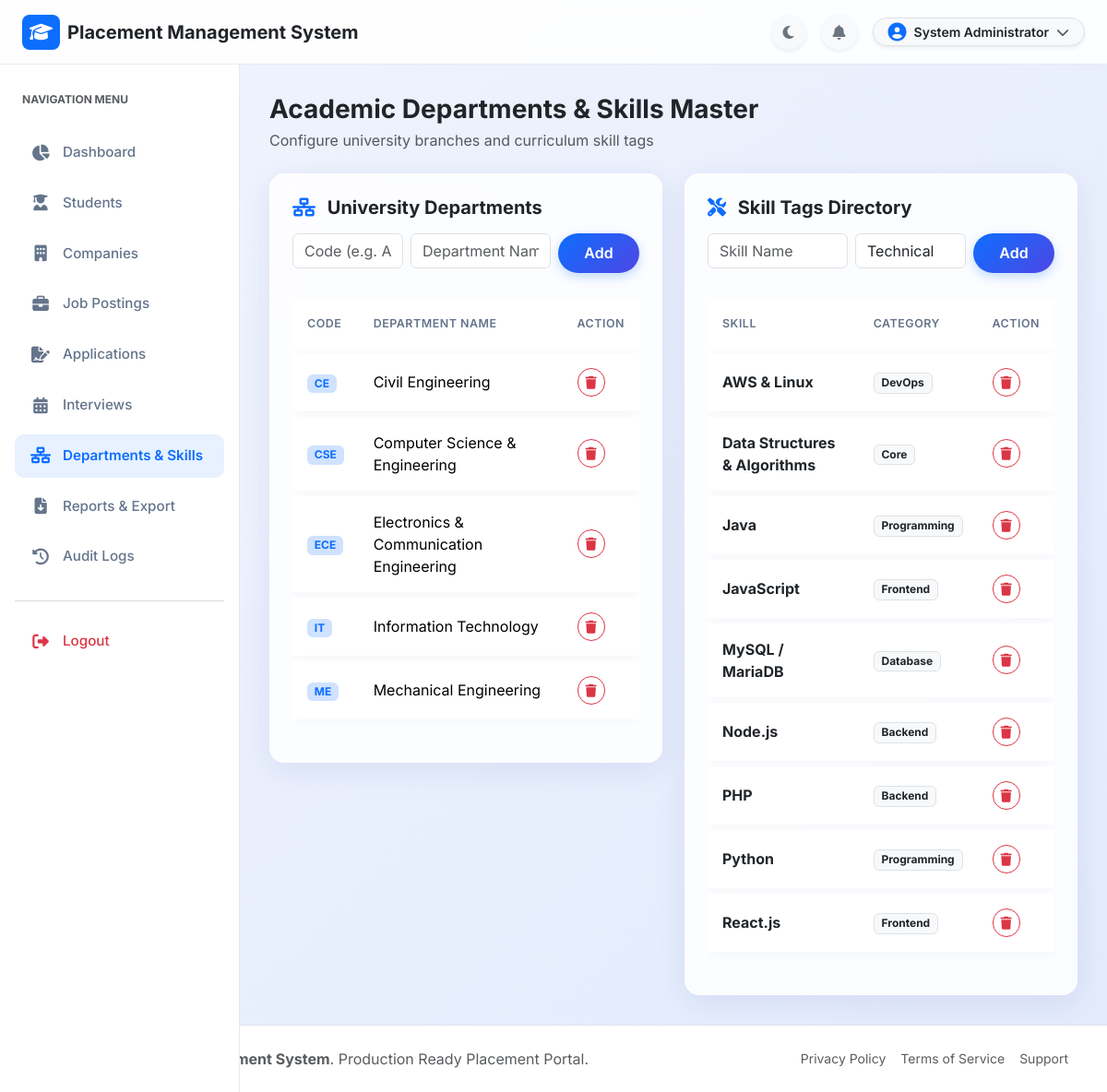
/admin/departments.php (signed in), run on the app's committed database.
### tables this page shows
CREATE TABLE IF NOT EXISTS `departments` (
  `id` INT AUTO_INCREMENT PRIMARY KEY,
  `code` VARCHAR(20) NOT NULL UNIQUE,
  `name` VARCHAR(100) NOT NULL,
  `created_at` TIMESTAMP DEFAULT CURRENT_TIMESTAMP
);

CREATE TABLE IF NOT EXISTS `skills` (
  `id` INT AUTO_INCREMENT PRIMARY KEY,
  `name` VARCHAR(50) NOT NULL UNIQUE,
  `category` VARCHAR(50) DEFAULT 'Technical',
  `created_at` TIMESTAMP DEFAULT CURRENT_TIMESTAMP
);

### admin/departments.php (the view, shortened to what this page needs)
<?php
require_once __DIR__ . '/../config/database.php';
$departments = $conn->query("SELECT * FROM departments ORDER BY code ASC")->fetch_all(MYSQLI_ASSOC);
$skills = $conn->query("SELECT * FROM skills ORDER BY name ASC")->fetch_all(MYSQLI_ASSOC);
require_once __DIR__ . '/../includes/header.php';
require_once __DIR__ . '/../includes/navbar.php';
?>
<div class="app-layout">
    <?php require_once __DIR__ . '/../includes/sidebar.php'; ?>
    <main class="app-main">
        <div class="mb-4">
            <h3 class="fw-bold text-dark mb-1">Academic Departments & Skills Master</h3>
            <p class="text-muted mb-0">Configure university branches and curriculum skill tags</p>
        </div>
        <div class="row g-4">
            <div class="col-lg-6">
                <div class="glass-card p-4">
                    <h5 class="fw-bold text-dark mb-3"><i class="fas fa-network-wired text-primary me-2"></i> University Departments</h5>
                    <form method="POST" action="departments.php" class="row g-2 mb-4">
                        <div class="col-4">
                            <input type="text" name="code" class="form-control" placeholder="Code (e.g. AI)" required>
                        </div>
                        <div class="col-5">
                            <input type="text" name="name" class="form-control" placeholder="Department Name" required>
                        </div>
                        <div class="col-3">
                            <button type="submit" class="btn btn-primary-custom w-100 rounded-pill">Add</button>
                        </div>
                    </form>
                    <div class="table-responsive">
                        <table class="table table-custom align-middle">
                            <thead>
                                <tr>
                                    <th>Code</th>
                                    <th>Department Name</th>
                                    <th>Action</th>
                                </tr>
                            </thead>
                            <tbody>
                                <?php foreach ($departments as $d): ?>
                                    <tr>
                                        <td><span class="badge bg-primary-subtle text-primary fw-bold"><?php echo htmlspecialchars($d['code']); ?></span></td>
                                        <td><?php echo htmlspecialchars($d['name']); ?></td>
                                        <td>
                                            <a href="departments.php?delete_dept=<?php echo $d['id']; ?>" onclick="return confirm('Delete department?');" class="btn btn-sm btn-outline-danger rounded-pill">
                                                <i class="fas fa-trash"></i>
                                            </a>
                                        </td>
                                    </tr>
                                <?php endforeach; ?>
                            </tbody>
                        </table>
                    </div>
                </div>
            </div>
            <div class="col-lg-6">
                <div class="glass-card p-4">
                    <h5 class="fw-bold text-dark mb-3"><i class="fas fa-tools text-primary me-2"></i> Skill Tags Directory</h5>
                    <form method="POST" action="departments.php" class="row g-2 mb-4">
                        <div class="col-5">
                            <input type="text" name="skill_name" class="form-control" placeholder="Skill Name" required>
                        </div>
                        <div class="col-4">
                            <input type="text" name="category" class="form-control" placeholder="Category" value="Technical">
                        </div>
                        <div class="col-3">
                            <button type="submit" class="btn btn-primary-custom w-100 rounded-pill">Add</button>
                        </div>
                    </form>
                    <div class="table-responsive">
                        <table class="table table-custom align-middle">
                            <thead>
                                <tr>
                                    <th>Skill</th>
                                    <th>Category</th>
                                    <th>Action</th>
                                </tr>
                            </thead>
                            <tbody>
                                <?php foreach ($skills as $sk): ?>
                                    <tr>
                                        <td class="fw-bold text-dark"><?php echo htmlspecialchars($sk['name']); ?></td>
                                        <td><span class="badge bg-light text-dark border"><?php echo htmlspecialchars($sk['category']); ?></span></td>
                                        <td>
                                            <a href="departments.php?delete_skill=<?php echo $sk['id']; ?>" onclick="return confirm('Delete skill?');" class="btn btn-sm btn-outline-danger rounded-pill">
                                                <i class="fas fa-trash"></i>
                                            </a>
                                        </td>
                                    </tr>
                                <?php endforeach; ?>
                            </tbody>
                        </table>
                    </div>
                </div>
            </div>
        </div>
    </main>
</div>
<?php require_once __DIR__ . '/../includes/footer.php'; ?>

### assets/css/style.css (style rules this page uses)
:root { --primary-color: #0d6efd; --primary-dark: #0a58ca; --primary-light: #e7f1ff; --secondary-color: #4f46e5; --accent-color: #06b6d4; --bg-gradient: linear-gradient(135deg, #f0f4fd 0%, #e2eafc 100%); --card-bg: rgba(255, 255, 255, 0.85); --card-border: rgba(255, 255, 255, 0.6); --text-main: #1e293b; --text-muted: #64748b; --sidebar-width: 260px; --topbar-height: 70px; --glass-shadow: 0 8px 32px 0 rgba(31, 38, 135, 0.08); --transition-smooth: all 0.25s cubic-bezier(0.4, 0, 0.2, 1); }
body { font-family: 'Inter', system-ui, -apple-system, sans-serif; background: var(--bg-gradient); color: var(--text-main); min-height: 100vh; margin: 0; padding: 0; overflow-x: hidden; }
.glass-card { background: var(--card-bg); backdrop-filter: blur(12px); -webkit-backdrop-filter: blur(12px); border: 1px solid var(--card-border); border-radius: 16px; box-shadow: var(--glass-shadow); transition: var(--transition-smooth); }
.app-layout { display: flex; margin-top: var(--topbar-height); min-height: calc(100vh - var(--topbar-height)); }
.app-main { flex: 1; margin-left: var(--sidebar-width); padding: 2rem; transition: var(--transition-smooth); }
.btn-primary-custom { background: linear-gradient(135deg, var(--primary-color), var(--secondary-color)); color: #fff; border: none; padding: 0.6rem 1.4rem; border-radius: 10px; font-weight: 600; box-shadow: 0 4px 12px rgba(13, 110, 253, 0.25); transition: var(--transition-smooth); }
.table-custom { border-collapse: separate; border-spacing: 0 6px; }
.table-custom tbody tr { background: #ffffff; border-radius: 10px; box-shadow: 0 2px 8px rgba(0,0,0,0.03); transition: var(--transition-smooth); }
.table-custom th { border: none; color: var(--text-muted); font-weight: 600; text-transform: uppercase; font-size: 0.78rem; letter-spacing: 0.5px; padding: 1rem; }
.table-custom td { border: none; padding: 1rem; vertical-align: middle; }

### data on the page
departments: code "CE", name "Civil Engineering"
departments: code "CSE", name "Computer Science & Engineering"
departments: code "ECE", name "Electronics & Communication Engineering"
departments: code "IT", name "Information Technology"
departments: code "ME", name "Mechanical Engineering"
skills: name "AWS & Linux", category "DevOps"
skills: name "Data Structures & Algorithms", category "Core"
skills: name "Java", category "Programming"
skills: name "JavaScript", category "Frontend"
skills: name "MySQL / MariaDB", category "Database"
skills: name "Node.js", category "Backend"
skills: name "PHP", category "Backend"
skills: name "Python", category "Programming"
skills: name "React.js", category "Frontend"

### other printed values
APP_NAME "Placement Management System"
$_SESSION['user_name'] "System Administrator"
